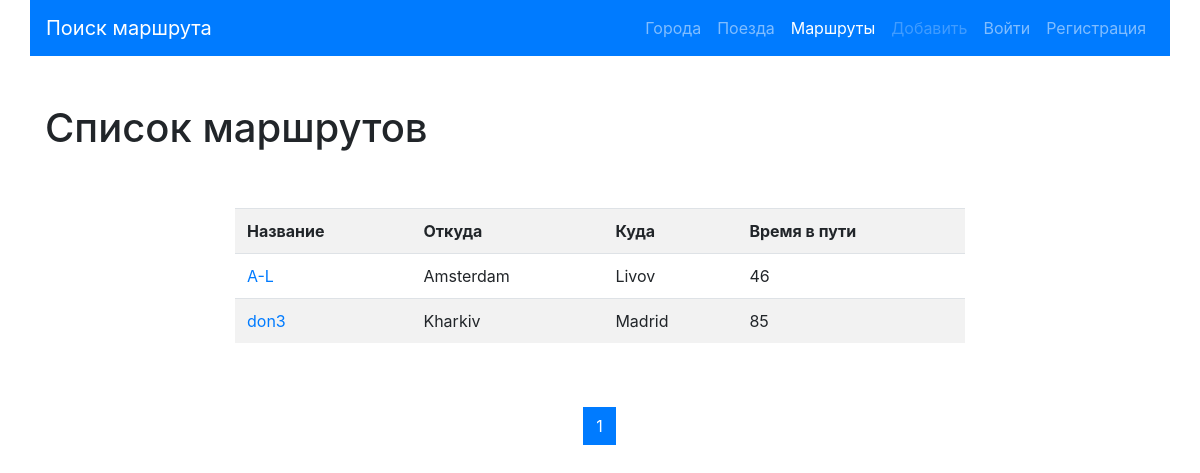
Page /list/ on the committed database.
### routes/models.py (models this page shows, shortened)
class Route(models.Model):
    name = models.CharField(max_length=50, unique=True, verbose_name="Название маршрута")
    travel_times = models.PositiveSmallIntegerField(verbose_name='Общее время в пути')
    from_city = models.ForeignKey(City,on_delete=models.CASCADE,
                                  related_name='route_from_city_set',
                                  verbose_name='Из какого города'
                                  )
    to_city = models.ForeignKey('cities.City',on_delete=models.CASCADE,
                                  related_name='route_to_city_set',
                                  verbose_name='В какой город'
                                  )
    trains = models.ManyToManyField('trains.Train',
                                    verbose_name='Список поездов')
    class Meta:
        verbose_name = 'Маршрут'
        verbose_name_plural = 'Маршруты'
        ordering = ['travel_times']

### cities/models.py (models this page shows, shortened)
class City(models.Model):
    name = models.CharField(max_length=150, unique=True, verbose_name='Город')
    def __str__(self):
        return self.name
    class Meta:
        verbose_name = 'Город'
        verbose_name_plural = 'Города'
        ordering = ['name']

### routes/views.py (the view)
# urls.py: path('list/', RouteistView.as_view(), name='list'),
class RouteistView(ListView):
    paginate_by = 3
    model = Route
    template_name = 'routes/list.html'

### routes/templates/routes/list.html (shortened to what this page needs)
{% extends 'base.html' %}
{% block content %}
<h1>Список маршрутов</h1>
<div class="row">
    <div class="col-md-8 mx-auto my-5">
        <table class="table table-striped">
            <tr>
                <th>Название</th>
                <th>Откуда</th>
                <th>Куда</th>
                <th>Время в пути</th>
            </tr>
            {% for object in page_obj %}
            <tr>
                <td>
                     <a href="{% url 'detail' pk=object.pk %}">{{ object.name }}</a>
                </td>
                <td>{{ object.from_city }}</td>
                <td>{{ object.to_city }}</td>
                <td>{{ object.travel_times }}</td>
            </tr>
        {% endfor %}
            </table>
    </div>
</div>
<nav aria-label="Page navigation example">
  <ul class="pagination justify-content-center">
      {% for page in page_obj.paginator.page_range%}
          <li class="page-item {% if page == page_obj.number %} active {% endif %}">
              <a class="page-link" href="?page={{page}}">
                  {{ page }}
              </a>
          </li>
      {% endfor %}
  </ul>
</nav>
{% endblock %}

### rows in the picture
Route: name "A-L", from_city "Amsterdam", to_city "Livov", travel_times "46"
Route: name "don3", from_city "Kharkiv", to_city "Madrid", travel_times "85"

### other values in the picture
{{ page }} "1"
